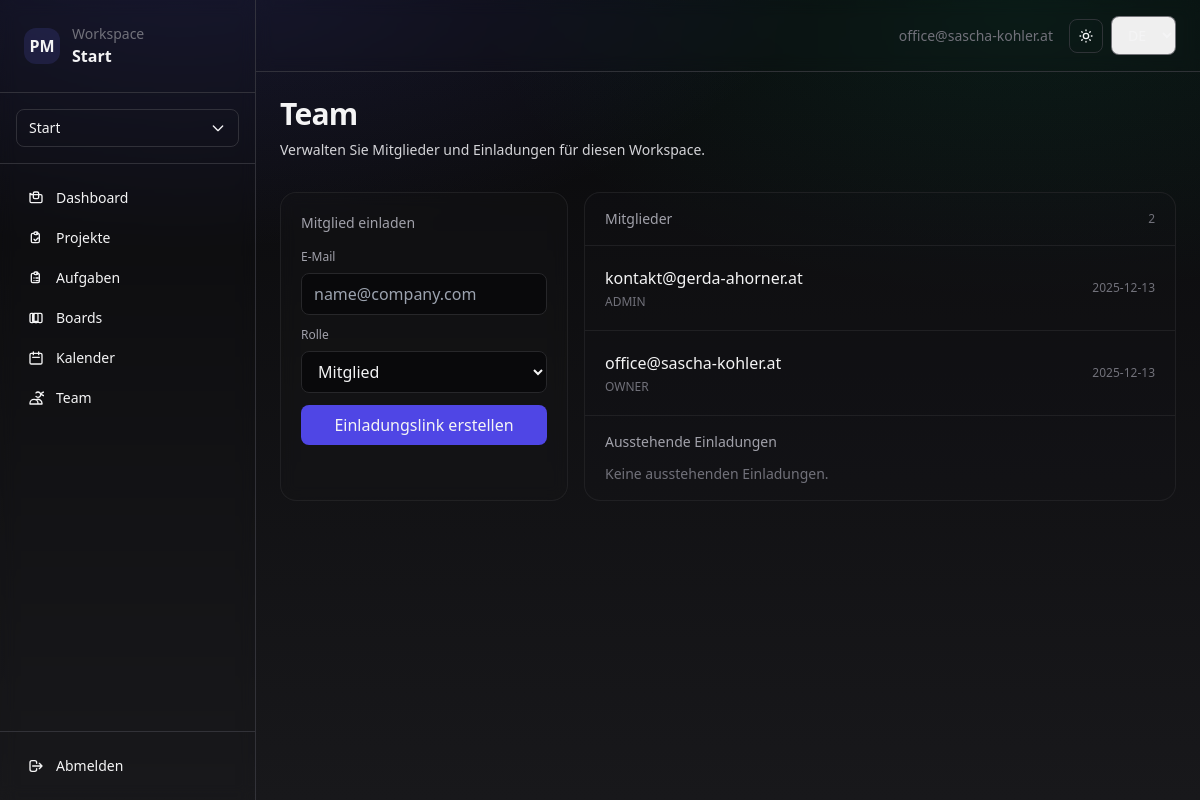
Screenshot of /app/team/ (signed in) with the database file from the repository.
### apps/tenants/models.py (models this page shows, shortened)
class Organization(models.Model):
    id = models.UUIDField(primary_key=True, default=uuid.uuid4, editable=False)
    name = models.CharField(max_length=255)
    slug = models.SlugField(max_length=255, unique=True)
    created_at = models.DateTimeField(auto_now_add=True)

class Membership(models.Model):
    class Role(models.TextChoices):
        OWNER = "OWNER", "Owner"
        ADMIN = "ADMIN", "Admin"
        MEMBER = "MEMBER", "Member"
    id = models.UUIDField(primary_key=True, default=uuid.uuid4, editable=False)
    organization = models.ForeignKey(Organization, on_delete=models.CASCADE, related_name="memberships")
    user = models.ForeignKey(settings.AUTH_USER_MODEL, on_delete=models.CASCADE, related_name="memberships")
    role = models.CharField(max_length=20, choices=Role.choices, default=Role.MEMBER)
    created_at = models.DateTimeField(auto_now_add=True)
    class Meta:
        unique_together = ("organization", "user")

### apps/accounts/models.py (models this page shows, shortened)
class User(AbstractBaseUser, PermissionsMixin):
    email = models.EmailField(unique=True)
    name = models.CharField(max_length=255, blank=True, default="")
    is_staff = models.BooleanField(default=False)
    is_active = models.BooleanField(default=True)
    date_joined = models.DateTimeField(auto_now_add=True)
    objects = UserManager()
    USERNAME_FIELD = "email"
    REQUIRED_FIELDS: list[str] = []

### apps/web/views/team.py (the view)
# urls.py: path("team/", views.team_page, name="team"),
@login_required
def team_page(request):
    if request.active_org is None:
        return redirect("web:onboarding")
    org = request.active_org
    members = (
        Membership.objects.filter(organization=org)
        .select_related("user")
        .order_by("user__email")
    )
    member_user_ids = list(members.values_list("user_id", flat=True))
    User = get_user_model()
    available_users = (
        User.objects.exclude(id__in=member_user_ids)
        .filter(is_active=True)
        .filter(Q(email__isnull=False) & ~Q(email=""))
        .order_by("email")
    )
    invitations = OrganizationInvitation.objects.filter(
        organization=org, status=OrganizationInvitation.Status.PENDING
    ).order_by("-created_at")
    last_invite_url = request.session.pop("last_invite_url", None)
    context = {
        **web_shell_context(request),
        "members": members,
        "available_users": available_users,
        "invitations": invitations,
        "last_invite_url": last_invite_url,
    }
    return render(request, "web/app/team/page.html", context)

### apps/web/views/utils.py (called while the page is built)
def web_shell_context(request) -> dict:
    from apps.tenants.models import Organization
    membership = None
    is_owner = False
    if request.active_org is not None:
        membership = Membership.objects.filter(
            organization=request.active_org,
            user=request.user
        ).only("role").first()
        if membership:
            is_owner = membership.role == Membership.Role.OWNER
    return {
        "org": request.active_org,
        "active_org": request.active_org,
        "orgs": Organization.objects.filter(memberships__user=request.user).distinct(),
        "user_membership": membership,
        "is_owner": is_owner,
    }

### templates/web/app/team/page.html (shortened to what this page needs)
{% extends "web/app/layout.html" %}
{% load i18n %}
{% block content %}
<div class="flex items-end justify-between gap-6">
  <div>
    <h1 class="text-3xl font-semibold tracking-tight">{% trans "Team" %}</h1>
    <p class="mt-2 text-sm text-zinc-300">{% trans "Manage members and invites for this workspace." %}</p>
  </div>
</div>
<div class="mt-8 grid grid-cols-1 lg:grid-cols-3 gap-4">
  <div class="lg:col-span-1 rounded-2xl border border-zinc-800/70 bg-zinc-900/25 p-5 backdrop-blur">
    <div class="text-sm text-zinc-400">{% trans "Invite member" %}</div>
    <form method="post" action="{% url 'web:team_invite' %}" class="mt-4 space-y-3">
      <div>
        <label class="block text-xs text-zinc-400 mb-2">{% trans "Email" %}</label>
        <input name="email" required placeholder="name@company.com" list="available-users"
               class="w-full rounded-lg bg-zinc-950 border border-zinc-800 px-3 py-2 outline-none focus:ring-2 focus:ring-indigo-500" />
      </div>
      <div>
        <label class="block text-xs text-zinc-400 mb-2">{% trans "Role" %}</label>
        <select name="role" class="w-full rounded-lg bg-zinc-950 border border-zinc-800 px-3 py-2 outline-none focus:ring-2 focus:ring-indigo-500">
          <option value="MEMBER">{% trans "Member" %}</option>
        </select>
      </div>
      <button type="submit" class="w-full rounded-lg bg-indigo-600 hover:bg-indigo-500 transition px-3 py-2 font-medium">
        {% trans "Create invite link" %}
      </button>
    </form>
  </div>
  <div class="lg:col-span-2 rounded-2xl border border-zinc-800/70 bg-zinc-900/20 overflow-hidden">
    <div class="px-5 py-4 border-b border-zinc-800/70 flex items-center justify-between">
      <div class="text-sm text-zinc-400">{% trans "Members" %}</div>
      <div class="text-xs text-zinc-500">{{ members|length }}</div>
    </div>
    <div class="divide-y divide-zinc-800/70">
      {% for m in members %}
        <div class="p-5 flex items-center justify-between">
          <div class="min-w-0">
            <div class="font-medium truncate">{{ m.user.email }}</div>
            <div class="mt-1 text-xs text-zinc-500">{{ m.role }}</div>
          </div>
          <div class="text-xs text-zinc-500">{{ m.created_at|date:"Y-m-d" }}</div>
        </div>
      {% endfor %}
    </div>
    <div class="px-5 py-4 border-t border-zinc-800/70">
      <div class="text-sm text-zinc-400">{% trans "Pending invitations" %}</div>
      <div class="mt-3 space-y-2">
        {% for inv in invitations %}
          <div class="rounded-xl border border-zinc-800/70 bg-zinc-950/25 p-4 text-sm">
            <div class="flex items-center justify-between gap-3">
              <div class="min-w-0">
                <div class="font-medium truncate">{{ inv.email }}</div>
                <div class="mt-1 text-xs text-zinc-500">{{ inv.role }} · {{ inv.created_at|date:"Y-m-d" }}</div>
              </div>
              <a class="rounded-lg border border-zinc-800/70 bg-zinc-900/35 px-3 py-1.5 text-xs hover:bg-zinc-900/55"
                 href="{{ request.scheme }}://{{ request.get_host }}{% url 'web:invite_accept' inv.token %}">
                {% trans "Open" %}
              </a>
            </div>
          </div>
        {% empty %}
          <div class="text-sm text-zinc-500">{% trans "No pending invites." %}</div>
        {% endfor %}
      </div>
    </div>
  </div>
</div>
{% endblock %}

### templates/web/app/layout.html (shortened to what this page needs)
{% extends "web/base.html" %}
{% load i18n %}
{% block body %}
<div class="min-h-screen flex">
  <div class="w-64 border-r border-theme bg-sidebar/40 backdrop-blur flex flex-col" x-data="{sidebarOpen: false}">
    <div class="p-6 border-b border-theme">
      <div class="flex items-center gap-3">
        <a href="{% url 'web:home' %}" class="h-9 w-9 rounded-xl bg-accent border-accent flex items-center justify-center font-semibold">PM</a>
        <div class="flex-1 min-w-0">
          <div class="text-sm text-muted">{% trans "Workspace" %}</div>
          <div class="font-semibold truncate">{{ org.name }}</div>
        </div>
      </div>
    </div>
    <div class="p-4 border-b border-theme" x-data="{workspaceOpen:false}">
      <button @click="workspaceOpen = !workspaceOpen" class="w-full flex items-center justify-between px-3 py-2 rounded-lg border border-theme bg-secondary/40 hover:bg-tertiary/60 text-sm">
        <span class="truncate">{{ org.name }}</span>
        <svg class="w-4 h-4 ml-2 flex-shrink-0" fill="none" stroke="currentColor" viewBox="0 0 24 24">
          <path stroke-linecap="round" stroke-linejoin="round" stroke-width="2" d="M19 9l-7 7-7-7"></path>
        </svg>
      </button>
    </div>
    <nav class="flex-1 p-4">
      <div class="space-y-1">
        <a href="{% url 'web:home' %}" class="flex items-center gap-3 px-3 py-2 rounded-lg text-sm hover:bg-secondary/40">
          {% trans "Dashboard" %}
        </a>
        <a href="{% url 'web:projects' %}" class="flex items-center gap-3 px-3 py-2 rounded-lg text-sm hover:bg-secondary/40">
          <svg class="w-4 h-4" fill="none" stroke="currentColor" viewBox="0 0 24 24">
            <path stroke-linecap="round" stroke-linejoin="round" stroke-width="2" d="M9 5H7a2 2 0 00-2 2v10a2 2 0 002 2h8a2 2 0 002-2V7a2 2 0 00-2-2h-2M9 5a2 2 0 002 2h2a2 2 0 002-2M9 5a2 2 0 012-2h2a2 2 0 012 2m-6 9l2 2 4-4"></path>
          </svg>
          {% trans "Projects" %}
        </a>
        <a href="{% url 'web:tasks' %}" class="flex items-center gap-3 px-3 py-2 rounded-lg text-sm hover:bg-secondary/40">
          {% trans "Tasks" %}
        </a>
        <a href="{% url 'web:boards' %}" class="flex items-center gap-3 px-3 py-2 rounded-lg text-sm hover:bg-secondary/40">
          {% trans "Boards" %}
        </a>
        <a href="{% url 'web:calendar' %}" class="flex items-center gap-3 px-3 py-2 rounded-lg text-sm hover:bg-secondary/40">
          <svg class="w-4 h-4" fill="none" stroke="currentColor" viewBox="0 0 24 24">
            <path stroke-linecap="round" stroke-linejoin="round" stroke-width="2" d="M8 7V3m8 4V3m-9 8h10M5 21h14a2 2 0 002-2V7a2 2 0 00-2-2H5a2 2 0 00-2 2v12a2 2 0 002 2z"></path>
          </svg>
          {% trans "Calendar" %}
        </a>
        <a href="{% url 'web:team' %}" class="flex items-center gap-3 px-3 py-2 rounded-lg text-sm hover:bg-secondary/40">
          <svg class="w-4 h-4" fill="none" stroke="currentColor" viewBox="0 0 24 24">
            <path stroke-linecap="round" stroke-linejoin="round" stroke-width="2" d="M12 4.354a4 4 0 110 5.292M15 21H3v-1a6 6 0 0112 0v1zm0 0h6v-1a6 6 0 00-9-5.197m13.5-9a2.5 2.5 0 11-5 0 2.5 2.5 0 015 0z"></path>
          </svg>
          {% trans "Team" %}
        </a>
      </div>
    </nav>
    <div class="p-4 border-t border-theme">
      <form method="post" action="{% url 'logout' %}">
        <button type="submit" class="w-full flex items-center gap-3 px-3 py-2 rounded-lg text-sm hover:bg-secondary/40">
          <svg class="w-4 h-4" fill="none" stroke="currentColor" viewBox="0 0 24 24">
            <path stroke-linecap="round" stroke-linejoin="round" stroke-width="2" d="M17 16l4-4m0 0l-4-4m4 4H7m6 4v1a3 3 0 01-3 3H6a3 3 0 01-3-3V7a3 3 0 013-3h4a3 3 0 013 3v1"></path>
          </svg>
          {% trans "Logout" %}
        </button>
      </form>
    </div>
  </div>
  <div class="flex-1 flex flex-col">
    <div class="border-b border-theme bg-header/40 backdrop-blur">
      <div class="px-6 py-4 flex items-center justify-between">
        <div class="flex items-center gap-2" x-data="{userMenuOpen:false}">
          <div class="hidden md:block text-sm text-muted mr-2">
            {% if request.user.name %}
              {{ request.user.name }} · {{ request.user.email }}
            {% else %}
              {{ request.user.email }}
            {% endif %}
          </div>
          <button onclick="toggleTheme()" class="hidden md:block p-2 rounded-lg border border-theme bg-secondary/40 hover:bg-tertiary/60 transition-colors" title="{% trans 'Toggle theme' %}">
            <svg class="w-4 h-4" fill="none" stroke="currentColor" viewBox="0 0 24 24">
              <path stroke-linecap="round" stroke-linejoin="round" stroke-width="2" d="M12 3v1m0 16v1m9-9h-1M4 12H3m15.364 6.364l-.707-.707M6.343 6.343l-.707-.707m12.728 0l-.707.707M6.343 17.657l-.707.707M16 12a4 4 0 11-8 0 4 4 0 018 0z"></path>
            </svg>
          </button>
          <form action="{% url 'set_language' %}" method="post" class="hidden md:block">
            <select name="language" onchange="this.form.submit()" class="rounded-lg border border-theme bg-secondary/40 px-3 py-2 text-sm hover:bg-tertiary/60">
              {% get_current_language as CURRENT_LANGUAGE %}
              <option value="de" {% if CURRENT_LANGUAGE == 'de' %}selected{% endif %}>DE</option>
            </select>
          </form>
        </div>
      </div>
    </div>
    <div class="flex-1 p-6">
      {% block content %}{% endblock %}
    </div>
  </div>
</div>
{% endblock %}

### templates/web/base.html (style rules this page uses)
:root { --bg-primary: rgb(255, 255, 255); --bg-secondary: rgb(249, 250, 251); --bg-tertiary: rgb(243, 244, 246); --bg-sidebar: rgb(255, 255, 255); --bg-header: rgb(255, 255, 255); --text-primary: rgb(17, 24, 39); --text-secondary: rgb(107, 114, 128); --text-muted: rgb(156, 163, 175); --border-color: rgb(229, 231, 235); --border-hover: rgb(209, 213, 219); --accent-bg: rgba(99, 102, 241, 0.1); --accent-border: rgba(99, 102, 241, 0.2); --gradient-1: radial-gradient(1200px 600px at 15% -10%, rgba(99, 102, 241, 0.08), transparent 55%); --gradient-2: radial-gradient(900px 500px at 85% 0%, rgba(16, 185, 129, 0.05), transparent 60%); --gradient-bg: linear-gradient(to bottom, rgb(255, 255, 255), rgb(249, 250, 251)); --selection-bg: rgba(99, 102, 241, 0.2); --selection-text: rgb(17, 24, 39); --scrollbar-track: rgb(243, 244, 246); --scrollbar-thumb: rgb(156, 163, 175); --scrollbar-thumb-hover: rgb(107, 114, 128); }
[data-theme="dark"] { --bg-primary: rgb(9, 9, 11); --bg-secondary: rgb(24, 24, 27); --bg-tertiary: rgb(39, 39, 42); --bg-sidebar: rgb(15, 15, 17); --bg-header: rgb(15, 15, 17); --text-primary: rgb(244, 244, 245); --text-secondary: rgb(161, 161, 170); --text-muted: rgb(113, 113, 122); --border-color: rgba(63, 63, 70, 0.7); --border-hover: rgba(82, 82, 91, 0.7); --accent-bg: rgba(99, 102, 241, 0.15); --accent-border: rgba(99, 102, 241, 0.35); --gradient-1: radial-gradient(1200px 600px at 15% -10%, rgba(99, 102, 241, 0.18), transparent 55%); --gradient-2: radial-gradient(900px 500px at 85% 0%, rgba(16, 185, 129, 0.10), transparent 60%); --gradient-bg: linear-gradient(to bottom, rgb(9, 9, 11), rgb(24, 24, 27)); --selection-bg: rgba(99, 102, 241, 0.35); --selection-text: rgb(250, 250, 250); --scrollbar-track: rgb(24, 24, 27); --scrollbar-thumb: rgb(113, 113, 122); --scrollbar-thumb-hover: rgb(161, 161, 170); }
* { transition: background-color 0.3s ease, color 0.3s ease, border-color 0.3s ease; }
body { background: var(--gradient-1), var(--gradient-2), var(--gradient-bg); color: var(--text-primary); }
.text-muted { color: var(--text-muted); }
.border-theme { border-color: var(--border-color); }
.bg-accent { background-color: var(--accent-bg); }
.border-accent { border-color: var(--accent-border); }

### rows the page displays
Organization: name "Start"
User: user.email "office@sascha-kohler.at"
Membership: user.email "kontakt@gerda-ahorner.at", role "ADMIN", created_at "2025-12-13"
Membership: user.email "office@sascha-kohler.at", role "OWNER", created_at "2025-12-13"

### other values shown
{{ members|length }} "2"
